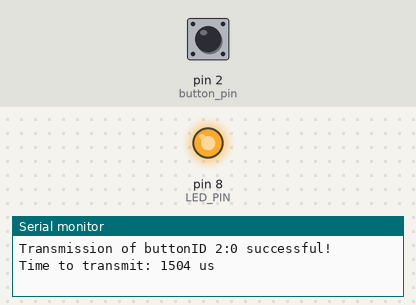
The sketch below on a simulated Arduino Uno, built with avr-gcc and run on an emulated ATmega328P. Shown: output pins drawn as LEDs (lit = HIGH), the last lines printed to the serial monitor. The test bench sets the inputs (shaded band); at power-on: pin 2 (button_pin) LOW. No radio packets arrive unless stated.

Above: at 1.8 s.
1.9 s: pin 2 (button_pin) pulled HIGH for 0.6 s
At 2.4 s:
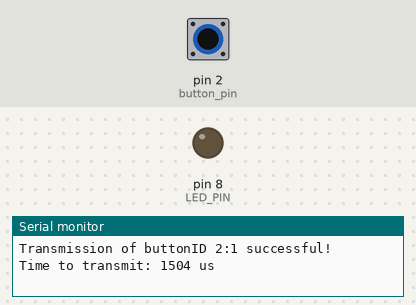
4.0 s: pin 2 (button_pin) pulled HIGH for 3.2 s
At 8.5 s:
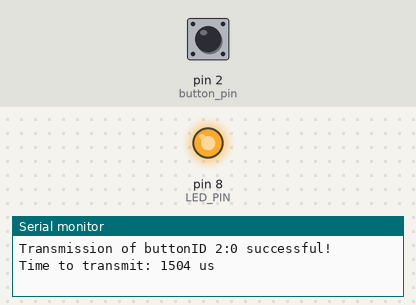
Timing chart, 0 to 10.0 s (numbered marks = the images above; inputs shaded):
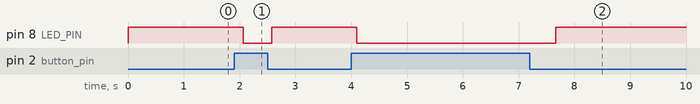

Measured:
- after the input at 1.9 s, pin 8 (LED_PIN): HIGH → LOW after 0.17 s, → HIGH 0.51 s later
- after the input at 4.0 s, pin 8 (LED_PIN): HIGH → LOW after 0.10 s, → HIGH 3.6 s later

The sketch:

button2_transmitter.ino
```cpp
//Transmitter1 coding for the nrf24L01 radio transceiver.
//https://www.electroniclinic.com/
//editted by Gizem

#include <SPI.h>
#include <nRF24L01.h>
#include <RF24.h>
#define CE_PIN 9
#define CSN_PIN 10
#define LED_PIN 8

struct PayloadStruct
{
  uint8_t buttonID;
  uint8_t buttonState;
};
PayloadStruct payload;


const uint64_t address = 0x7878787878LL;

RF24 radio(CE_PIN, CSN_PIN);
int data[2]; // depending on the number of sensors you want to use
const uint8_t button_pin = 2; //vresistor define as interrupt later
int button_val;

void setup() {
  Serial.begin(9600);
  while (!Serial) {
    // some boards need to wait to ensure access to serial over USB
  }
  if (!radio.begin()) {
    Serial.println(F("radio hardware is not responding!!"));
    while (1) {} // hold in infinite loop
  }
  Serial.println("NRF transmitter-2 is set");
  radio.setPALevel(RF24_PA_LOW); // RF24_PA_MAX is default.
  radio.setPayloadSize(sizeof(payload));

  payload.buttonID = 2;
  payload.buttonState = false;

  radio.stopListening(); // put radio in TX mode
  radio.openWritingPipe(address);

  // For debugging info
  // printf_begin();             // needed only once for printing details
  // radio.printDetails();       // (smaller) function that prints raw register values
  // radio.printPrettyDetails(); // (larger) function that prints human readable data

  pinMode(button_pin, INPUT);
  pinMode(LED_PIN, OUTPUT);
}

void loop() {
  // read the value at analog input
  payload.buttonState = digitalRead(button_pin);
  digitalWrite(LED_PIN, !payload.buttonState);

  unsigned long start_timer = micros();                    // start the timer
  bool report = radio.write(&payload, sizeof(payload));    // transmit & save the report
  unsigned long end_timer = micros();

  if (report) {
      // payload was delivered

      Serial.print(F("Transmission of buttonID "));
      Serial.print(payload.buttonID);                       // print payloadID
      Serial.print(F(":"));
      Serial.print(payload.buttonState);                          // print nodeID
      Serial.print(F(" successful!    "));
      Serial.print(F(" Time to transmit: "));
      Serial.print(end_timer - start_timer);                 // print the timer result
      Serial.println(F(" us"));
    } else {
      Serial.println(F("Transmission failed or timed out")); // payload was not delivered
    }                                 // increment payload number

    // to make this example readable in the serial monitor
    delay(500); // slow transmissions down by 1 second


  //  if(button_val)
  //    Serial.println("pressed-1");
  //
  //  data[0] = 231;  // code to identify the transmitter.
  //  data[1] = button_val;
  //  radio.write( data, sizeof(data) );
}
```
